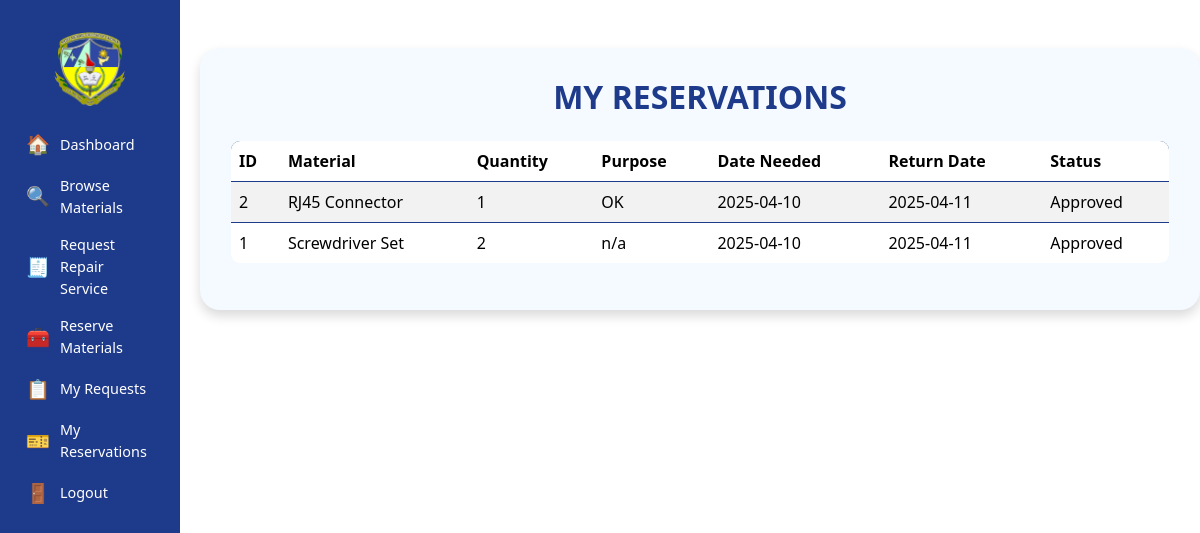
/pages/user/my_reservations.php, run on the app's committed database.
### tables this page shows
CREATE TABLE `reservations` (
  `id` int(11) NOT NULL,
  `user_id` int(11) NOT NULL,
  `requester_name` varchar(255) NOT NULL,
  `department` varchar(255) NOT NULL,
  `material_name` varchar(255) NOT NULL,
  `quantity` int(11) NOT NULL,
  `purpose` text NOT NULL,
  `date_needed` date NOT NULL,
  `return_date` date NOT NULL,
  `status` enum('Pending','Approved','Rejected','Returned') DEFAULT 'Pending',
  `created_at` timestamp NOT NULL DEFAULT current_timestamp()
);

### pages/user/my_reservations.php (the view, shortened to what this page needs)
<!DOCTYPE html>
<html lang="en">
<head>
    <link href="https://cdnjs.cloudflare.com/ajax/libs/bootstrap/5.3.2/css/bootstrap.min.css" rel="stylesheet">
</head>
<body>
    <div class="d-flex flex-column flex-md-row">
        <nav class="sidebar text-white p-3">
            <img src="../../assets/image/Smcc_logo.jpeg" alt="SMCC Logo" class="mb-3">
            <ul class="nav flex-column">
                <li class="nav-item">
                    <a href="dashboard.php" class="nav-link">
                        <span>🏠</span> Dashboard
                    </a>
                </li>
                <li class="nav-item">
                    <a href="browse_materials.php" class="nav-link">
                        <span>🔍</span> Browse Materials
                    </a>
                </li>
                <li class="nav-item">
                    <a href="request_repair.php" class="nav-link">
                        <span>🧾</span> Request Repair Service
                    </a>
                </li>
                <li class="nav-item">
                    <a href="reserve_materials.php" class="nav-link">
                        <span>🧰</span> Reserve Materials
                    </a>
                </li>
                <li class="nav-item">
                    <a href="my_request.php" class="nav-link">
                        <span>📋</span> My Requests
                    </a>
                </li>
                <li class="nav-item">
                    <a href="my_reservations.php" class="nav-link">
                        <span>🎫</span> My Reservations
                    </a>
                </li>
                <li class="nav-item">
                    <a href="../../clients.php" class="nav-link">
                        <span>🚪</span> Logout
                    </a>
                </li>
            </ul>
        </nav>
        <div class="container mt-5" style="background-color: #f4faff; padding: 30px; border-radius: 20px; box-shadow: 0 6px 12px rgba(0, 0, 0, 0.15);">
            <h2 class="text-center mb-4" style="color: #1e3a8a; font-weight: bold; text-transform: uppercase;">My Reservations</h2>
            <div class="table-responsive">
                <table class="table table-striped table-hover" style="border: 1px solid #1e3a8a; border-radius: 10px; overflow: hidden;">
                    <thead>
                        <tr>
                            <th>ID</th>
                            <th>Material</th>
                            <th>Quantity</th>
                            <th>Purpose</th>
                            <th>Date Needed</th>
                            <th>Return Date</th>
                            <th>Status</th>
                        </tr>
                    </thead>
                    <tbody>
                        <?php
                        require_once '../../controller/conn.php';
                        $user_id = isset($_SESSION['user_id']) ? intval($_SESSION['user_id']) : 0;
                        $sql = "SELECT * FROM reservations WHERE user_id = $user_id ORDER BY created_at DESC";
                        $result = $conn->query($sql);
                        if ($result->num_rows > 0) {
                            while ($row = $result->fetch_assoc()) {
                                echo "<tr>
                                    <td>{$row['id']}</td>
                                    <td>{$row['material_name']}</td>
                                    <td>{$row['quantity']}</td>
                                    <td>{$row['purpose']}</td>
                                    <td>{$row['date_needed']}</td>
                                    <td>{$row['return_date']}</td>
                                    <td>{$row['status']}</td>
                                </tr>";
                            }
                        } else {
                            echo "<tr><td colspan='7' class='text-center'>No reservations found.</td></tr>";
                        }
                        ?>
                    </tbody>
                </table>
            </div>
        </div>
    </div>
</body>
</html>

### pages/user/my_reservations.php (style rules this page uses)
.sidebar { position: fixed; top: 0; left: 0; width: 180px; height: 100vh; background-color: #1e3a8a; text-align: left; overflow-y: auto; }
.sidebar img { width: 50%; margin: 15px auto; display: block; }
.sidebar .nav-link { display: flex; align-items: center; font-size: 0.9rem; padding: 8px 10px; color: white; text-decoration: none; }
.sidebar .nav-link span { margin-right: 10px; font-size: 1.2rem; font-style: normal; }
.container.mt-5 { margin-left: 200px; background-color: #f8f9fa; padding: 20px; border-radius: 10px; box-shadow: 0 4px 8px rgba(0, 0, 0, 0.1); }
table thead { background-color: #163a73; color: white; }

### data on the page
reservations: id "2", material_name "RJ45 Connector", quantity "1", purpose "OK", date_needed "2025-04-10", return_date "2025-04-11", status "Approved"
reservations: id "1", material_name "Screwdriver Set", quantity "2", purpose "n/a", date_needed "2025-04-10", return_date "2025-04-11", status "Approved"
